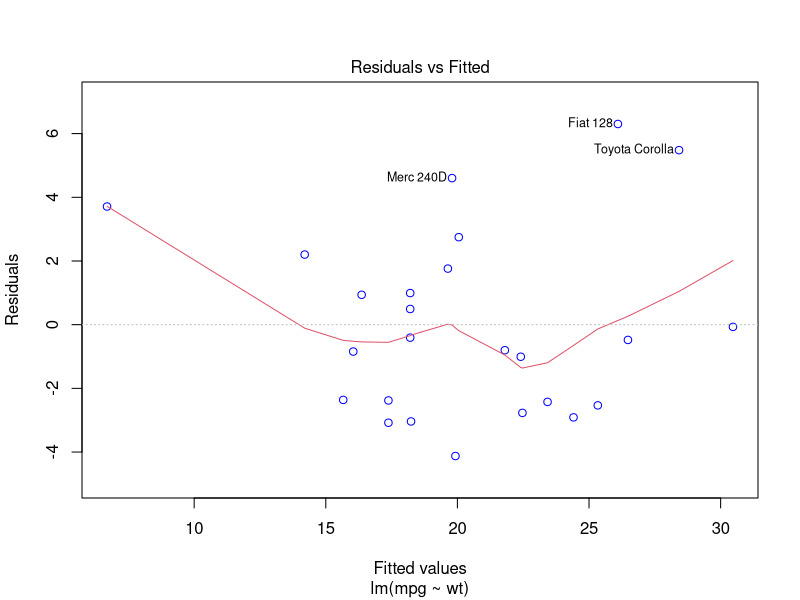
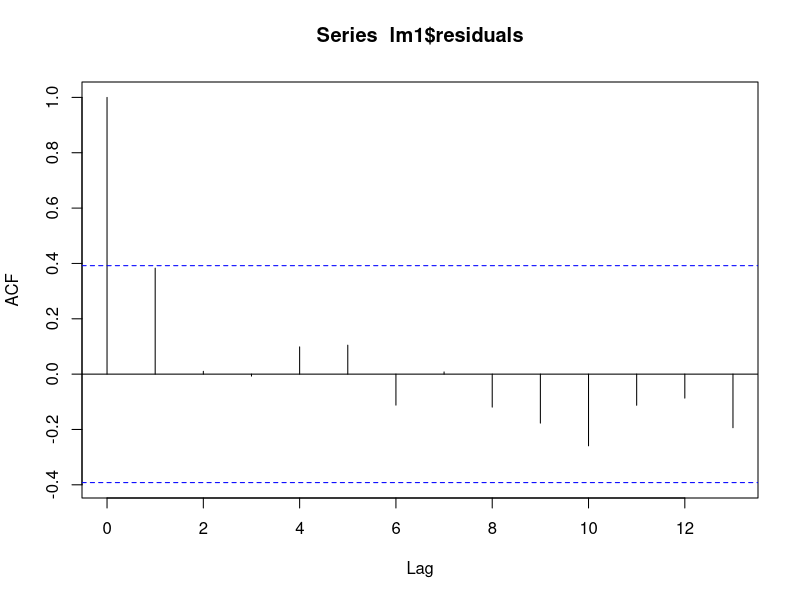
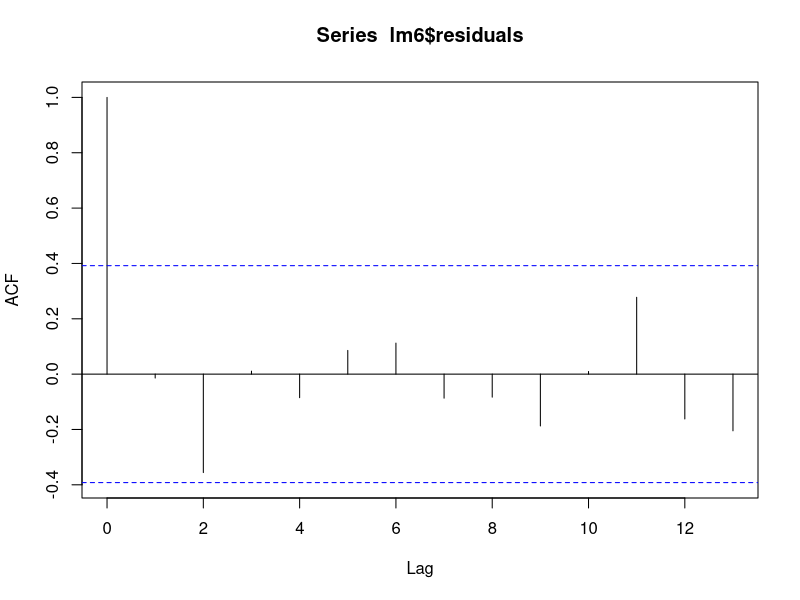
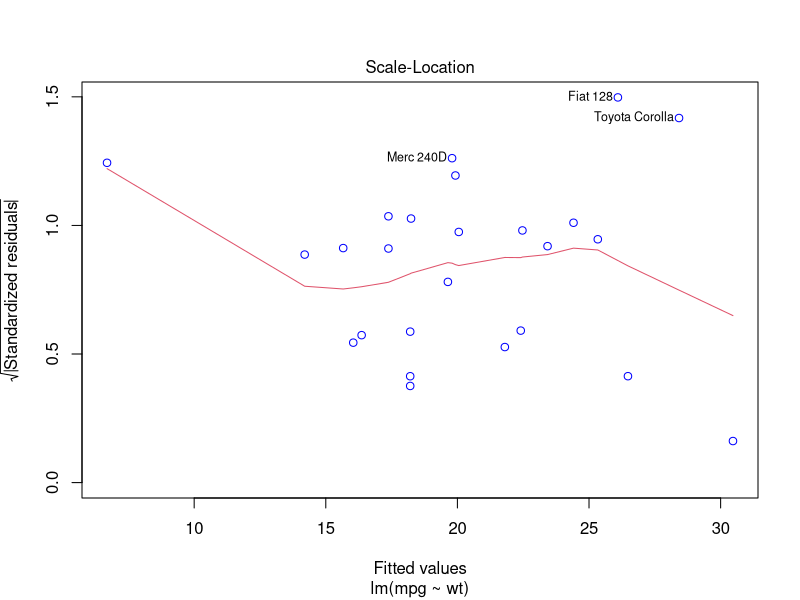
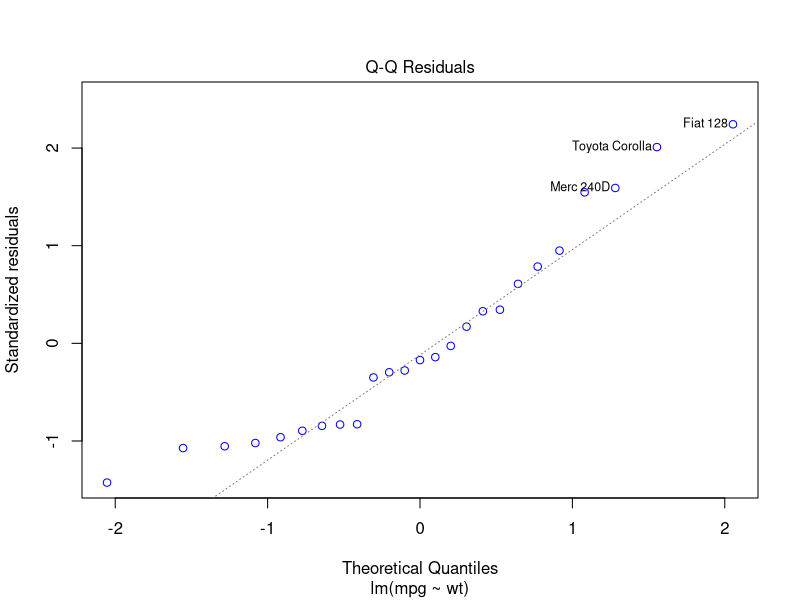
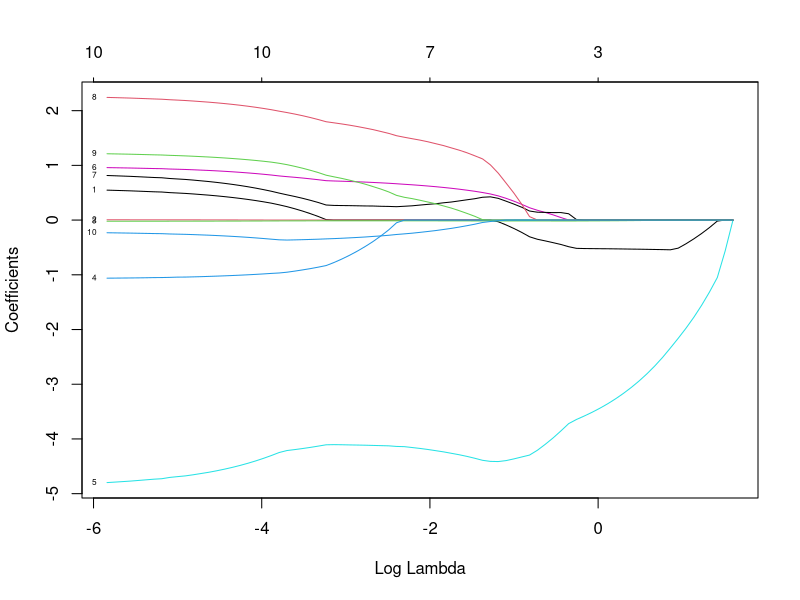
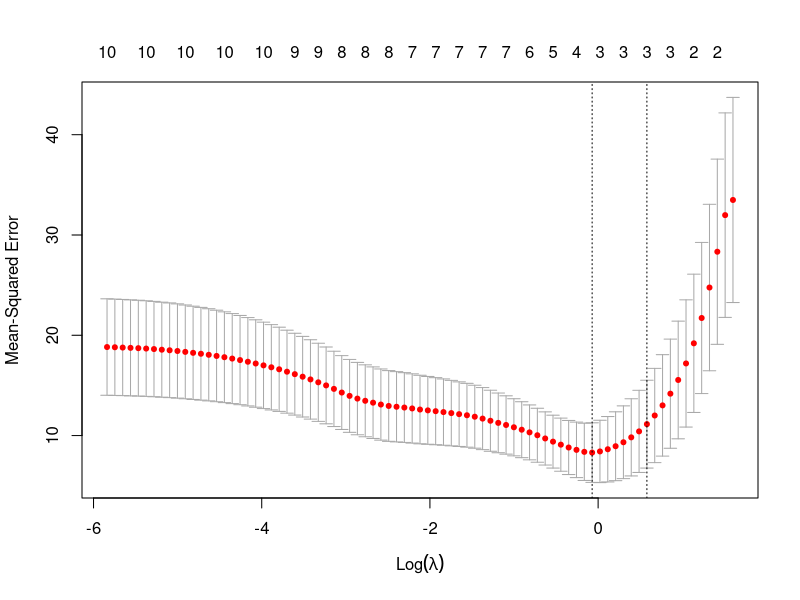
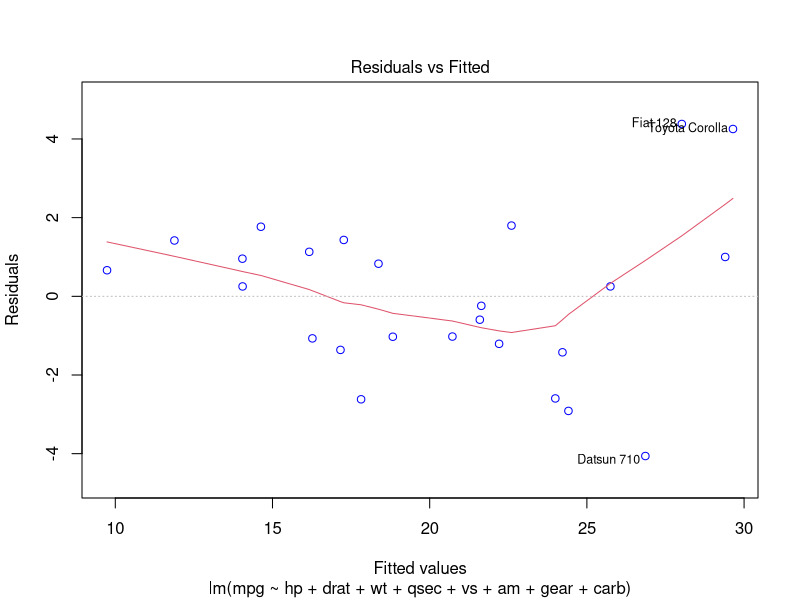

Source code (R) for these figures, in order:
# PRESENTSTION 1

# Supervised Learning
# 1. Divide "mtcars" dataset as training data (70% random cases) and testing data (30% random cases) using "sample" in r
# 2. Fit simple linear regression models on training data with mpg as dependent and all other variables as independent variables one by one i.e. separately. Are these models BLUE? Why?
# 3. Identify the statistically significant (p<0.05) independent variables from simple linear regression models as potential candidate variables for the final model and list them for next step
# 4. Fit a multiple linear regression model on training data with mpg as dependent and all the statistically significant variables from simple linear regression models
# 5. Get VIF of all these variables to check multicollinearity and run the final model until none of the variables have VIF >= 10
# 6. Get summary and accuracy indices (R-square, RMSE, MAE) of the final model fitted with variables having VIF < 10
# 7. Use lasso regularization as alternative to deal with multicollinearity, show the results in the PPT and explain them well
# 8. Perform residual analysis on the final model using LINE tests. Can you do prediction using this model? Why?
# 9. Predict the mpg on testing data, get accuracy indices (R-square, RMSE, MAE) of prediction and interpret them carefully
# 10. Prediction: How much mpg is given by a car with 6000 lbs weight based on training and testing data? Which is correct?
# 11. Write a summary based on the results obtained above and include recommendations using data science approach.

# Load the data
library(caret)
library(car)
library(lmtest)

# 1. Load the data and partition it
data = mtcars
str(data)
names(data)
# Set seed for reproducibility
set.seed(39)
# Data partition
ind <- sample(2, nrow(data), replace = T,prob = c(0.7, 0.3))
print(ind)

# Training data
train_data <- data[ind == 1,]
train_data
# Check the partition
table(ind)

# Test data
test_data <- data[ind == 2,]
test_data
# Check the partition
table(ind)

# 2. Fit simple linear regression models on training data with mpg as dependent 
# and all other variables as independent variables one by one i.e. separately. 
# Are these models BLUE? Why?

# Fit simple linear regression models
lm1 <- lm(mpg ~ wt, data = train_data)
summary(lm1)
lm2 <- lm(mpg ~ hp, data = train_data)
summary(lm2)
lm3 <- lm(mpg ~ qsec, data = train_data)
summary(lm3)
lm4 <- lm(mpg ~ drat, data = train_data)
summary(lm4)
lm5 <- lm(mpg ~ disp, data = train_data)
summary(lm5)
lm6 <- lm(mpg ~ cyl, data = train_data)
summary(lm6)
lm7 <- lm(mpg ~ vs, data = train_data)
summary(lm7)
lm8 <- lm(mpg ~ am, data = train_data)
summary(lm8)
lm9 <- lm(mpg ~ carb, data = train_data)
summary(lm9)
lm10 <- lm(mpg ~ gear, data = train_data)
summary(lm10)
summary(lm10)$coefficients[2,4]

# The models are BLUE (Best Linear Unbiased Estimators) if the following assumptions are met:
# 1. Linearity: The relationship between the independent and dependent variables is linear.
# 2. Independence: The residuals (errors) are independent.
# 3. Homoscedasticity: The residuals have constant variance.
# 4. Normality: The residuals are normally distributed.

# We can check these assumptions using diagnostic plots and statistical tests.
# Check the assumptions of linear regression
# LINE TESTS
# 1. Linearity: Check if the relationship between the independent and dependent variables is linear

# Graphical test (suggestive)
plot(lm1, which = 1, col=c("blue")) # Residuals vs Fitted

# Calculation (Confirmative)
summary(lm1)$residuals
# Check if mean of resuduals is zero
mean(summary(lm1)$residuals)
mean(summary(lm2)$residuals)
mean(summary(lm3)$residuals)
mean(summary(lm4)$residuals)
mean(summary(lm5)$residuals)
mean(summary(lm6)$residuals)
mean(summary(lm7)$residuals)
mean(summary(lm8)$residuals)
mean(summary(lm9)$residuals)
mean(summary(lm10)$residuals)

# For lm1, the mean of residuals is not 0, so mpg and wt are not linear

# 2. Independence: Check if the residuals are independent
# Graphical test (suggestive)
acf(lm1$residuals)
acf(lm6$residuals)
# Calculation (Confirmative)
durbinWatsonTest(lm1)
durbinWatsonTest(lm2)

durbinWatsonTest(lm3)
durbinWatsonTest(lm4)
durbinWatsonTest(lm5)
durbinWatsonTest(lm6)

# The Durbin-Watson statistic is between 1.5 and 2.5, so the residuals are independent.

# 3. Homoscedasticity: Check if the residuals have constant variance
# Graphical test (suggestive)
plot(lm1, which=3, col=c("blue"))

# Calculation (Confirmative)
# Breusch-Pagan test
bptest(lm1)

# 4. Normality: Check if the residuals are normally distributed
# Graphical test (suggestive)
plot(lm1, which=2, col=c("blue")) # Normal Q-Q plot

# Shapirt-Wilk test
shapiro.test(lm1$residuals)

# 3. Identify the statistically significant (p<0.05) independent variables

# The variables with p-value < 0.05 are considered statistically significant.
# We can check the p-values of each variable in the summary of the linear models.

# We take the variables with p-value < 0.05
# as potential candidate variables for the final model.
# The statistically significant variables are:
# 1. wt (weight of the car)
# 2. hp (horsepower)
# 3. qsec (1/4 mile time)
# 4. drat (rear axle ratio)
# 5. disp (displacement)
# 6. cyl (number of cylinders)

data
print(data[-1])

results <- lapply(names(data)[-1], function(var) {
  formula <- as.formula(paste("mpg ~", var))
  model <- lm(formula, data = train_data)
  summary(model)$coefficients[2, 4]  # p-value of the predictor
})
print(results)
names(results) <- names(data)[-1]
print(names(results))
sig_vars <- names(results)[unlist(results) < 0.05]
sig_vars
# The significiant variables are:
#  [1] "cyl"  "disp" "hp"   "drat" "wt"   "qsec" "vs"   "am"   "gear" "carb"

# 4. Fit a multiple linear regression model on training data with mpg as dependent
# and all the statistically significant variables from simple linear regression models
# Fit multiple linear regression model
mlr <- lm(mpg ~ ., data = train_data[, c("mpg", sig_vars)])
summary(mlr)
# The multiple linear regression model is fitted with mpg as dependent variable
# and all the statistically significant variables from simple linear regression models
# as independent variables.

# 5. Get VIF of all these variables to check multicollinearity
# and run the final model until none of the variables have VIF >= 10
# Check VIF
vif(mlr)
# cyl      disp        hp      drat        wt      qsec        vs        am      gear      carb 
# 13.519262 17.823053  9.910916  3.210539 12.573971  7.253988  4.316463  4.310556  5.613880  8.778022 
# The VIF values are greater than 10 for some variables, indicating multicollinearity.
# We can remove the variables with high VIF and refit the model.
# Remove the variable(cycl) with highest VIF
mlr1 <- lm(mpg ~ disp + hp + drat + wt + qsec + vs + am + gear + carb, data = train_data)
summary(mlr1)
vif(mlr1)

# disp        hp      drat        wt      qsec        vs        am      gear      carb 
# 17.274729  9.398860  3.101371 12.468026  6.588897  3.808760  4.151394  5.188897  8.663691
# The VIF values are still greater than 10 for some variables, indicating multicollinearity.
# We can remove the variables with high VIF and refit the model.
# Remove the variable(disp) with highest VIF
mlr2 <- lm(mpg ~ hp + drat + wt + qsec + vs + am + gear + carb, data = train_data)
summary(mlr2)
vif(mlr2)
# hp     drat       wt     qsec       vs       am     gear     carb 
# 4.991686 3.021481 5.344330 5.642614 3.615606 4.119152 5.046875 4.360945 
# There are no amy variable with VIF >= 10, so we can stop here.

# 6. Get summary and accuracy indices (R-square, RMSE, MAE) of the final model fitted with variables having VIF < 10
# Get summary of the final model
summary(mlr2)
# Residual standard error: 2.497 on 16 degrees of freedom
# Multiple R-squared:  0.8781,	Adjusted R-squared:  0.8171 
# F-statistic:  14.4 on 8 and 16 DF,  p-value: 5.716e-06
# The R-squared value is 0.8781, which indicates that the model explains 87.81% 
# of the variance in the dependent variable (mpg).
# The adjusted R-squared value is 0.8171, which indicates that the model explains
# 81.71% of the variance in the dependent variable (mpg) after adjusting for the number of predictors.
# The F-statistic is 14.4, which indicates that the model is statistically significant.
# The p-value is 5.716e-06, which indicates that the model is statistically significant.
# The residual standard error is 2.497, which indicates the average distance
# between the observed and predicted values of the dependent variable (mpg).
# The RMSE is 2.497, which indicates the average distance between the observed 
# and predicted values of the dependent variable (mpg).

# Calculate RMSE
rmse <- sqrt(mean(residuals(mlr2)^2))
print(rmse)
# [1] 1.997334
# Calculate MAE
mae <- mean(abs(residuals(mlr2)))
print(mae)
# [1] 1.610977

# 7. Use lasso regularization as alternative to deal with multicollinearity
# Lasso regularization is a technique used to prevent overfitting in linear regression models
# by adding a penalty term to the loss function.
# The penalty term is the sum of the absolute values of the coefficients multiplied by a tuning parameter (lambda).
# The tuning parameter (lambda) controls the strength of the penalty term.
# The larger the value of lambda, the stronger the penalty term, and the more the coefficients are shrunk towards zero.
# The lasso regularization can be implemented using the glmnet package in R.
# Install and load the glmnet package
install.packages("glmnet")
library(glmnet)
# Prepare the data for lasso regression
x <- model.matrix(mpg ~ ., data = train_data)[, -1]
y <- train_data$mpg
# Fit lasso regression model
lasso_model <- glmnet(x, y, alpha = 1)
# Plot the lasso regression model
plot(lasso_model, xvar = "lambda", label = TRUE)
# The plot shows the coefficients of the lasso regression model as a function of the tuning parameter (lambda).
# The coefficients are shrunk towards zero as the value of lambda increases.
# We can use cross-validation to find the optimal value of lambda.
cv_lasso <- cv.glmnet(x, y, alpha = 1)
# Plot the cross-validation results
plot(cv_lasso)
# The plot shows the mean cross-validated error as a function of the tuning parameter (lambda).
# The optimal value of lambda is the value that minimizes the mean cross-validated error.

# Get the optimal value of lambda
lambda_optimal <- cv_lasso$lambda.min
print(lambda_optimal)
# [1] 0.7044564

# 8. Perform residual analysis on the final model using LINE tests
# Check the assumptions of linear regression
# LINE TESTS
# 1. Linearity: Check if the relationship between the independent and dependent variables is linear
# Graphical test (suggestive)
plot(mlr2, which = 1, col=c("blue")) # Residuals vs Fitted
# Calculation (Confirmative)
summary(mlr2)$residuals
# Check if mean of resuduals is zero
mean(summary(mlr2)$residuals)
# [1] -9.775167e-17
# The mean of residuals is 0, so mpg and other independent variables are linear

# 2. Independence: Check if the residuals are independent
# Graphical test (suggestive)
acf(mlr2$residuals)
# Calculation (Confirmative)
durbinWatsonTest(mlr2)
# lag Autocorrelation D-W Statistic p-value
# 1      0.08511749      1.747558   0.236
# Alternative hypothesis: rho != 0
# The p-value is greater than 0.05, so we fail to reject the null hypothesis
# The residuals are independent.

# 3. Homoscedasticity: Check if the residuals have constant variance
# Graphical test (suggestive)
plot(mlr2, which=3, col=c("blue"))
# Calculation (Confirmative)
# Breusch-Pagan test
bptest(mlr2)
# studentized Breusch-Pagan test
# 
# data:  mlr2
# BP = 16.414, df = 8, p-value = 0.03683
# The p-value is less than 0.05, so we reject the null hypothesis
# The residuals have constant variance.
# 4. Normality: Check if the residuals are normally distributed
# Graphical test (suggestive)
plot(mlr2, which=2, col=c("blue")) # Normal Q-Q plot
# Shapirt-Wilk test
shapiro.test(mlr2$residuals)
# Shapiro-Wilk normality test

# data:  mlr2$residuals
# W = 0.96795, p-value = 0.5935
# The p-value is greater than 0.05, so we fail to reject the null hypothesis
# The residuals are normally distributed.

# 9. Predict the mpg on testing data, get accuracy indices (R-square, RMSE, MAE) of prediction and interpret them carefully
# Predict the mpg on testing data
predictions <- predict(mlr2, newdata = test_data)
# Get accuracy indices
# Calculate R-squared
r_squared <- cor(test_data$mpg, predictions)^2
print(r_squared)
# [1] 0.8225036
# Calculate RMSE
rmse_test <- sqrt(mean((test_data$mpg - predictions)^2))
print(rmse_test)
# [1] 3.426844
# Calculate MAE
mae_test <- mean(abs(test_data$mpg - predictions))
print(mae_test)
# [1] 3.012123
# The R-squared value is 0.8225, which indicates that the model explains 82.25%
# of the variance in the dependent variable (mpg).
# The RMSE is 3.4268, which indicates the average distance between the observed
# and predicted values of the dependent variable (mpg).
# The MAE is 3.0121, which indicates the average distance between the observed
# and predicted values of the dependent variable (mpg).

# 10. Prediction: How much mpg is given by a car with 6000 lbs weight based on training and testing data? Which is correct?
# Predict the mpg for a car with 6000 lbs weight
summary(mlr2)
# weight <- 6000
# predicted_mpg <- predict(mlr2, newdata = data.frame(wt = 6))
# Error in eval(predvars, data, env) : object 'hp' not found
# The error is because the model requires all independent variables to make a prediction.
# We can use the mean values of the other independent variables to make a prediction.
